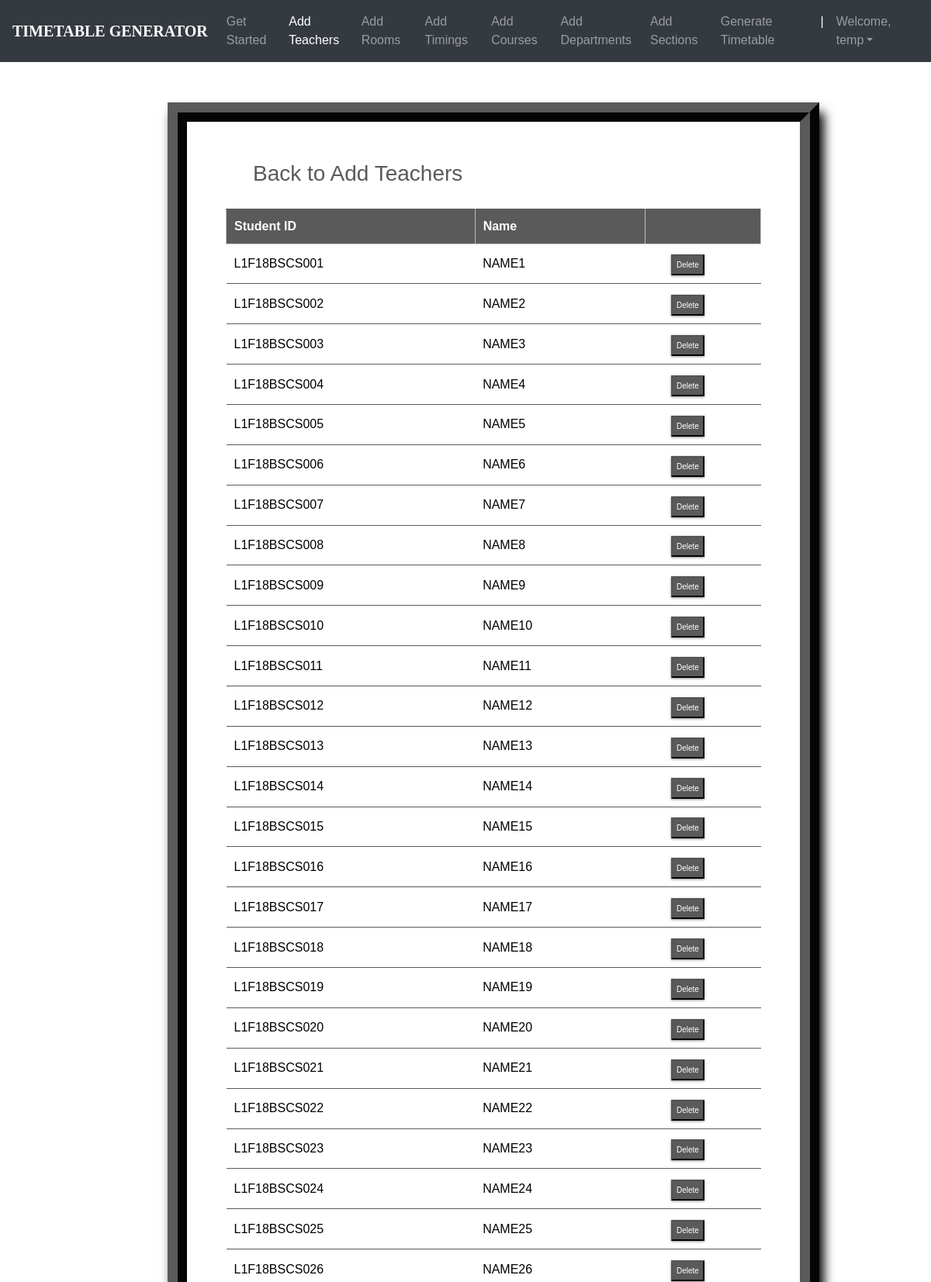
/student_list/ (signed in, upper part), run on the app's committed database.
### ttgen/models.py (models this page shows, shortened)
class studnts(models.Model):
    s_id = models.CharField(max_length=13)
    s_name = models.CharField(max_length=25)

### ttgen/views.py (the view)
# urls.py: path('student_list/', views.stu_list_view , name='editstudents'),
@login_required
def stu_list_view(request):
    context = {
        'student': studnts.objects.all()
    }
    return render(request, 'stulist.html', context)

### templates/stulist.html (shortened to what this page needs)
<!DOCTYPE html>
<html lang="en">
<head>
	<link rel="stylesheet" href="https://maxcdn.bootstrapcdn.com/bootstrap/4.0.0/css/bootstrap.min.css">
    <link rel="stylesheet" type="text/css" href="static/css/index.css">
</head>
<body>
        <header>
			<nav class="navbar navbar-expand-md navbar-dark fixed-top bg-dark">
                <a class="navbar-brand" href="#"><b>TIMETABLE GENERATOR</b></a>
                <div class="collapse navbar-collapse" id="navbarCollapse">
                    <ul class="navbar-nav ml-auto">
                    <li class="nav-item">
                        <a class="nav-link" href="{% url 'admindash' %}">Get Started</a>
                    </li>
                    <li class="nav-item active">
                        <a class="nav-link" href="{% url 'addInstructors' %}">Add Teachers</a>
                    </li>
                    <li class="nav-item">
                        <a class="nav-link" href="{% url 'addRooms' %}">Add Rooms</a>
                    </li>
                    <li class="nav-item">
		                <a class="nav-link" href="{% url 'addTimings' %}">Add Timings</a>
		            </li>
                    <li class="nav-item">
                        <a class="nav-link" href="{% url 'addCourses' %}">Add Courses</a>
                    </li>
                    <li class="nav-item">
			            <a class="nav-link" href="{% url 'addDepts' %}">Add Departments</a>
		            </li>
                    <li class="nav-item">
			            <a class="nav-link" href="{% url 'addSections' %}">Add Sections</a>
		            </li>
                    <li class="nav-item">
			            <a class="nav-link" href="{% url 'generate' %}">Generate Timetable</a>
		            </li>
                    <li class="nav-item active">
			            <a class="nav-link">|</a>
		            </li>
                    <li class="nav-item dropdown">
		                <a class="nav-link dropdown-toggle" href="#" id="dropdown03" data-toggle="dropdown" aria-haspopup="true" aria-expanded="false">Welcome, {{ user.first_name }}</a>
		            </li>
                    </ul>
                </div>
            </nav>
        </header><br><br>
        {% block content %}
        {% load static %}
<fieldset class="fieldset">
    <a href="{% url 'addStudents'%}"><h1 class="tablink" onclick="openPage('new')" id="defaultOpen">Back to Add Teachers</h1></a>
    <div class="tabcontent" id="edit">
        <table class="table1">
            <thead>
            <tr class="table-headers">
            <th>Student ID</th>
            <th>Name</th>
            <th  class="empty"></th>
            </tr>
            </thead>
            <tbody>
            {% for stu in student %}
            <tr>
             <td>{{stu.s_id}}</td>
             <td>{{stu.s_name}}</td>
             <td class="empty">
                <form action="{% url 'deleteinstructor' stu.id %}" method="post">
                        <input type="submit" value="Delete" class="cross">
                </form>
             </td>
             </tr>
            {% endfor %}
            </tbody>
        </table>
    </div>
</fieldset>
{% endblock %}

### static/css/index.css (style rules this page uses)
body { padding-top: 3rem; padding-bottom: 3rem; color: #000000; font-family: 'Poppins', sans-serif; overflow: auto; }
nav { font-family: sans-serif; }
.navbar-brand { font-size: 20px; font-family: Georgia, 'Times New Roman', Times, serif; }

### templates/stulist.html (style rules this page uses)
nav { font-family: sans-serif; }
.navbar-brand { font-size: 20px; font-family: Georgia, 'Times New Roman', Times, serif; }
* { margin: 0; padding: 0; box-sizing: border-box; }
html { scroll-behavior: smooth; }
a { text-decoration:none; }
form { margin-top: 3%; margin-left: 18%; margin-right: 12%; }
fieldset h1 { color: #5a5a5a; padding-bottom: 20px; margin-left: 35px; display: inline-block; cursor: pointer; font-size: 28px; }
fieldset input { padding:8px; color: #938c8c }
.table2 td, th { border: 1px solid rgb(190,190,190); padding: 10px 20px; }
.table1 { width: 100%; border-collapse: collapse; text-align: left; overflow: hidden; }
.table1 td, th { border-top: 1px solid #5a5a5a; padding: 10px; }
.table1 th { background-color: #5a5a5a; color: #fff; }
.cross { font-size:10px; box-shadow: 0px 1px 3px 0px #9e9292; padding: 4px 5px; color: #fff; background-color: #5a5a5a; cursor: pointer; }
.fieldset { margin-top: 3%; margin-left: 18%; margin-right: 12%; padding: 50px; border-width: 25px; border-style: ridge; border-color: #5a5a5a; box-shadow: 6px 13px 13px 0px black; background-color: #fff; }

### data on the page
studnts: s_id "L1F18BSCS001", s_name "NAME1"
studnts: s_id "L1F18BSCS002", s_name "NAME2"
studnts: s_id "L1F18BSCS003", s_name "NAME3"
studnts: s_id "L1F18BSCS004", s_name "NAME4"
studnts: s_id "L1F18BSCS005", s_name "NAME5"
studnts: s_id "L1F18BSCS006", s_name "NAME6"
studnts: s_id "L1F18BSCS007", s_name "NAME7"
studnts: s_id "L1F18BSCS008", s_name "NAME8"
studnts: s_id "L1F18BSCS009", s_name "NAME9"
studnts: s_id "L1F18BSCS010", s_name "NAME10"
studnts: s_id "L1F18BSCS011", s_name "NAME11"
studnts: s_id "L1F18BSCS012", s_name "NAME12"
studnts: s_id "L1F18BSCS013", s_name "NAME13"
studnts: s_id "L1F18BSCS014", s_name "NAME14"
studnts: s_id "L1F18BSCS015", s_name "NAME15"
studnts: s_id "L1F18BSCS016", s_name "NAME16"
studnts: s_id "L1F18BSCS017", s_name "NAME17"
studnts: s_id "L1F18BSCS018", s_name "NAME18"
studnts: s_id "L1F18BSCS019", s_name "NAME19"
studnts: s_id "L1F18BSCS020", s_name "NAME20"
studnts: s_id "L1F18BSCS021", s_name "NAME21"
studnts: s_id "L1F18BSCS022", s_name "NAME22"
studnts: s_id "L1F18BSCS023", s_name "NAME23"
studnts: s_id "L1F18BSCS024", s_name "NAME24"
studnts: s_id "L1F18BSCS025", s_name "NAME25"
studnts: s_id "L1F18BSCS026", s_name "NAME26"

### other printed values
{{ user.first_name }} "temp"
